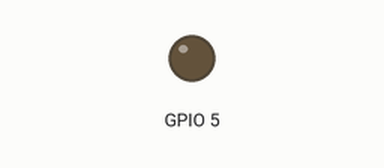
A program run on a simulated ESP8266 board running MicroPython. Parts: output pins drawn as LEDs (lit = HIGH).

Above: at 0.15 s.
Timing chart, 0 to 1.6 s (numbered marks = the images above):
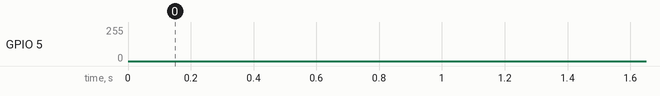

The program:

01_PWM.py
```python
#Autor: Ramón Junquera
#Fecha: 20221231
#PWM
#Cambiamos la intensidad de un led integrado

#Se puede aplicar PWM a cualquier GPIO excepto al 16
#El rango de intensidad tiene una precisión de 10 bits [0,1023]
#Se puede fijar la frecuencia que es única y afecta a todos
#los pines. La frecuencia está en el rango [1,1000] y se mide en Hz

#Las instrucciones más comunes son:
#  pwm0=PWM(Pin(0)) #Crea un objeto PWM de un pin
#  pwm0.freq() #Lee la frecuencia actual
#  pwm0.freq(1000) #Fija la frecuencia a 1000 (máximo)
#  pwm0.duty() #Lee la intensidad actual de un pin
#  pwm0.duty(200) #Fija la intensidad de un pin
#  pwm0.deinit() #Desactiva PWM de un pin

#Ejemplo de creación de un objeto PWM pasando todos los parámetros
#  pwm2=PWM(Pin(2),freq=500,duty=512)

#En ESP-12E que el GPIO 16 no puede ser utilizado para PWM y es uno de los
#dos que tiene asociados a un led integrado, utilizaremos en este
#ejemplo el otro que es el que está asociado al GPIO 2

#El objeto PWM pertenece al módulo machine

#DEVICE_ID="ESP-12E"
DEVICE_ID="LOLIN32"

import machine #Gestión de GPIO
import time #Gestión de tiempos

if DEVICE_ID=="ESP-12E":
    pinLed=2
elif DEVICE_ID=="LOLIN32":
    pinLed=5

led=machine.PWM(machine.Pin(pinLed,machine.Pin.OUT),freq=1000,duty=0)
#Podemos dividir en dos pasos la creación del pin PWM
#led_digital=machine.Pin(pinLed,machine.Pin.OUT) #Pin digital de salida para el led
#led=machine.PWM(led_digital,freq=1000,duty=0) #pin PWM

level=0 #Intensidad de led
delta=1 #Sentido
while True: #Bucle infinito
     led.duty(level) #Aplicamos intensidad
     level+=delta #Calculamos la siguiente intensidad
     if level==0 or level==1023: #Si hemos llegado a un extremo...
          delta=-delta #Cambiamos de sentido
     time.sleep_ms(1) #Esperamos un milisegundo
```
